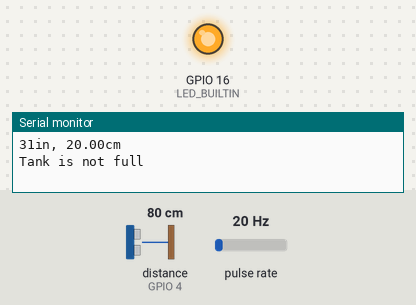
Recording of a sketch running on a simulated ESP8266 (NodeMCU). Shown: output pins drawn as LEDs (lit = HIGH), the last lines printed to the serial monitor. Wiring (inferred from the names in the program): ultrasonic range finder: trigger GPIO 5; echo GPIO 4; pulse sensor: data GPIO 2. Inputs (shaded band) come from the test bench; at power-on: distance to the obstacle (sensor on GPIO 4) 80 cm, pulse rate 20 Hz. The echo pulse lasts 58.3 µs per cm; WiFi joins after 1.5 s; servers stay silent unless stated; no MQTT or app messages arrive unless stated; pins used as bus, display or sensor lines are not drawn.

Above: at 11.2 s.
11.3 s: distance to the obstacle (sensor on GPIO 4) set to 12 cm
16.3 s: distance to the obstacle (sensor on GPIO 4) set to 9 cm
At 21.3 s:
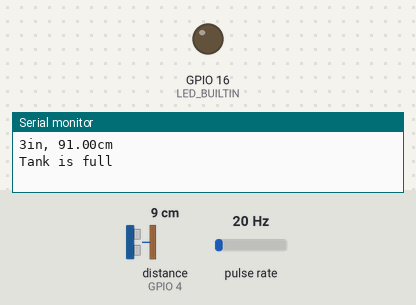
28.6 s: distance to the obstacle (sensor on GPIO 4) set to 18 cm
At 31.3 s:
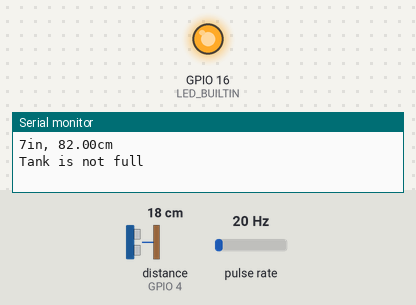
31.6 s: distance to the obstacle (sensor on GPIO 4) set to 2 cm
At 36.4 s:
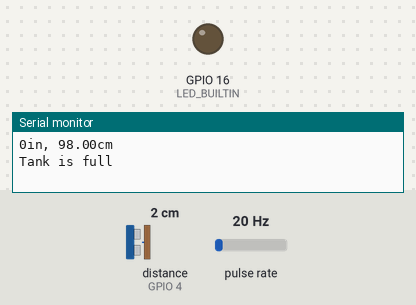
Timing chart, 0 to 37.6 s (numbered marks = the images above; inputs shaded):
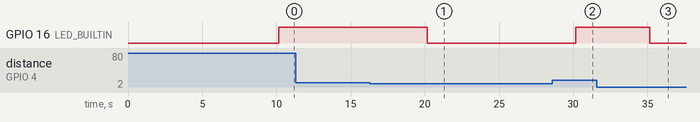

Measured:
- the behaviour switches between 11 and 10 cm on distance to the obstacle (sensor on GPIO 4) (found by bisection; images 0 and 1)
- after the input at 16.3 s, GPIO 16 (LED_BUILTIN): HIGH → LOW after 3.9 s
- after the input at 28.6 s, GPIO 16 (LED_BUILTIN): LOW → HIGH after 1.6 s
- after the input at 31.6 s, GPIO 16 (LED_BUILTIN): HIGH → LOW after 3.6 s

The sketch:

water_management_implementation_using_mqtt.ino.ino
```cpp
#include <BearSSLHelpers.h>
#include <CertStoreBearSSL.h>
#include <ESP8266WiFi.h>

#include <SPI.h>
#include <Wire.h>
#include <PubSubClient.h>
// #include <WiFi.h>

// Replace the next variables with your SSID/Password combination
const char *ssid = "realme 5";
const char *pass = "12345678";

// Add your MQTT Broker IP address, example:
const char *mqtt_server = "test.mosquitto.org";
#define LED_BUILTIN 16

#define SENSOR 2
#define trig 5
#define echo 4

// #define UDP_TX_PACKET_MAX_SIZE 24;
//  #define UDP_TX_PACKET_MAX_SIZE 8192;

long currentMillis = 0;
long previousMillis = 0;
int interval = 1000;
boolean ledState = LOW;
float calibrationFactor = 4.5;
volatile byte pulseCount;
byte pulse1Sec = 0;
float flowRate;
unsigned long flowMilliLitres;
unsigned int totalMilliLitres;
float flowLitres;
float totalLitres;
long duration, inches;
int cm;
float level;
int set = 100;
int setpoint = 10;

void IRAM_ATTR pulseCounter()
{
  pulseCount++;
}

WiFiClient client;

// WiFiClient espClient;
PubSubClient mqttclient(client);
long lastMsg = 0;
char msg[50];
int value = 0;

long microsecondsToCentimeters(long microseconds);
long microsecondsToInches(long microseconds);
void reconnect();
void setup()
{
  Serial.begin(115200);
  pinMode(LED_BUILTIN, OUTPUT);
  pinMode(SENSOR, INPUT_PULLUP);
  pinMode(trig, OUTPUT);
  pinMode(echo, INPUT);

  pulseCount = 0;
  flowRate = 0.0;
  flowMilliLitres = 0;
  totalMilliLitres = 0;
  previousMillis = 0;

  int status = WL_IDLE_STATUS;
  while (status != WL_CONNECTED)
  {
    status = WiFi.begin(ssid, pass); // Connect to WPA/WPA2 Wi-Fi network.
    delay(5000);
  }

  Serial.println("Connected to wifi");

  // setup_wifi();
  mqttclient.setServer(mqtt_server, 1883);
  mqttclient.setCallback(callback);
  attachInterrupt(digitalPinToInterrupt(SENSOR), pulseCounter, FALLING);
}

// separate function to connect with wifi
// void setup_wifi() {
//  delay(10);
//  // We start by connecting to a WiFi network
//  Serial.println();
//  Serial.print("Connecting to ");
//  Serial.println(ssid);
//
//  WiFi.begin(ssid, password);
//
//  while (WiFi.status() != WL_CONNECTED) {
//    delay(500);
//    Serial.print(".");
//  }
//
//  Serial.println("");
//  Serial.println("WiFi connected");
//  Serial.println("IP address: ");
//  Serial.println(WiFi.localIP());
//}

void callback(char *topic, byte *message, unsigned int length)
{
  Serial.print("Message arrived on topic: ");
  Serial.print(topic);
  Serial.print(". Message: ");
  String messageflow;

  for (int i = 0; i < length; i++)
  {
    Serial.print((char)message[i]);
    messageflow += (char)message[i];
  }
  Serial.println();
}

void reconnect()
{
  // Loop until we're reconnected
  while (!mqttclient.connected())
  {
    Serial.print("Attempting MQTT connection...");
    // Attempt to connect
    if (mqttclient.connect("ESP8266Client99"))
    {
      Serial.println("connected");
      // Subscribe
      mqttclient.subscribe("esp/water");
    }
    else
    {
      Serial.print("failed, rc=");
      Serial.print(mqttclient.state());
      Serial.println(" try again in 5 seconds");
      // Wait 5 seconds before retrying
      delay(5000);
    }
  }
}
void loop()
{
  if (!mqttclient.connected())
  {
    reconnect();
  }
  mqttclient.loop();

  long now = millis();
  if (now - lastMsg > 5000)
  {
    lastMsg = now;

    currentMillis = millis();
    if (currentMillis - previousMillis > interval)
    {

      pulse1Sec = pulseCount;
      pulseCount = 0;

      flowRate = ((1000.0 / (millis() - previousMillis)) * pulse1Sec) / calibrationFactor;
      previousMillis = millis();
      flowMilliLitres = (flowRate / 60) * 1000;
      flowLitres = (flowRate / 60);

      // Add the millilitres passed in this second to the cumulative total
      totalMilliLitres += flowMilliLitres;
      totalLitres += flowLitres;
      // Print the flow rate for this second in litres / minute
      Serial.print("Flow rate: ");
      Serial.print(float(flowRate)); // Print the integer part of the variable
      Serial.print("L/min");
      Serial.print("\t"); // Print tab space

      // Print the cumulative total of litres flowed since starting
      Serial.print("Output Liquid Quantity: ");
      Serial.print(totalMilliLitres);
      Serial.print("mL / ");
      Serial.print(totalLitres);
      Serial.println("L");
    }

    pinMode(trig, OUTPUT);
    digitalWrite(trig, LOW);
    delayMicroseconds(2);
    digitalWrite(trig, HIGH);
    delayMicroseconds(10);
    digitalWrite(trig, LOW);
    pinMode(echo, INPUT);
    duration = pulseIn(echo, HIGH);
    inches = microsecondsToInches(duration);
    cm = microsecondsToCentimeters(duration);
    level = set - cm;
    Serial.print(inches);
    Serial.print("in, ");
    Serial.print(level);
    Serial.print("cm");
    Serial.println();
    delay(100);
    if (cm <= setpoint)
    {
      Serial.println("Tank is full");
      digitalWrite(LED_BUILTIN, LOW);
    }
    else
    {
      Serial.println("Tank is not full");
      digitalWrite(LED_BUILTIN, HIGH);
    }
    // Convert the value to a char array
    char flowString[8];
    dtostrf(flowRate, 1, 2, flowString);
    mqttclient.publish("esp/flow", flowString);

    // Convert the value to a char array
    char volString[8];
    dtostrf(totalLitres, 1, 2, volString);
    mqttclient.publish("esp/volume", volString);

    char levelString[8];
    dtostrf(level, 1, 2, levelString);
    mqttclient.publish("esp/level", levelString);
  }
}

long microsecondsToInches(long microseconds)
{
  return microseconds / 74 / 2;
}

long microsecondsToCentimeters(long microseconds)
{
  return microseconds / 29 / 2;
}
```
